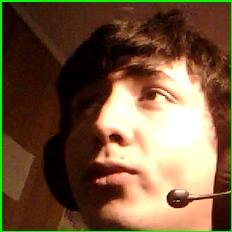
#> input picture capturas/cara_1751418315.0688717.jpg, 232 x 232 px, given in place of the camera
$ python camera_photo.py
#> lines starting #> are read from the running program, lines starting #| are printed output that depends on the picture; after the words box and inside, x2 and y2 are one past the last pixel; in counts of white or black regions, pixels touching at a corner belong together
import cv2
import time
import os
import glob

def capturar_movimiento(fps_bajo=1, fps_alto=25, umbral_movimiento=5000,
                       tiempo_inactivo=5, carpeta_capturas="capturas",
                       camara_id=0, callback_foto=None):
    """
    Captura imágenes solo cuando detecta caras, guardando únicamente el área de la cara.
    Mantiene solo una foto en la carpeta en todo momento.

    Args:
        fps_bajo: FPS cuando no hay movimiento
        fps_alto: FPS cuando hay movimiento
        umbral_movimiento: Sensibilidad de detección
        tiempo_inactivo: Segundos sin movimiento antes de modo bajo
        carpeta_capturas: Carpeta donde guardar imágenes
        camara_id: ID de la cámara a usar
        callback_foto: Función externa para procesar las fotos de caras
    """
#> called with fps_bajo = 1, fps_alto = 25, umbral_movimiento = 5000, tiempo_inactivo = 5, carpeta_capturas = 'capturas', camara_id = 0
    # Crear carpeta
    os.makedirs(carpeta_capturas, exist_ok=True)

    # Inicializar cámara
    camara = cv2.VideoCapture(camara_id)
    ret, frame_anterior = camara.read()
#> frame_anterior is the input picture: shape (232, 232, 3); mean B, G, R 60.4, 87.7, 115.8
    if not ret:
        print("Error: No se pudo acceder a la cámara")
        return

    frame_anterior_gray = cv2.cvtColor(frame_anterior, cv2.COLOR_BGR2GRAY)
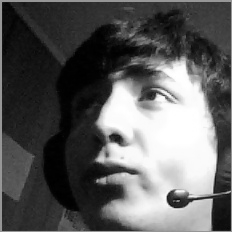
#> frame_anterior_gray: shape (232, 232); min 0, max 255, mean 93
    frame_anterior_gray = cv2.GaussianBlur(frame_anterior_gray, (21, 21), 0)
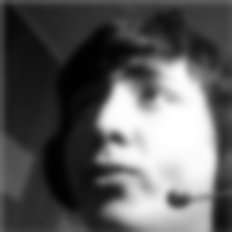
#> frame_anterior_gray: shape (232, 232); min 1, max 255, mean 92.4

    # Cargar detector de caras
    detector_caras = cv2.CascadeClassifier(cv2.data.haarcascades + 'haarcascade_frontalface_default.xml')

    contador = 0
    modo_movimiento = False
    ultimo_movimiento = time.time()

    print("Capturando imágenes con caras. Presiona 'q' para salir.")

    try:
        while True:
            ret, frame_actual = camara.read()
            if not ret:
                break

            # Preprocesar
            gris = cv2.cvtColor(frame_actual, cv2.COLOR_BGR2GRAY)
            gris = cv2.GaussianBlur(gris, (21, 21), 0)

            # Detectar movimiento
            diferencia = cv2.absdiff(frame_anterior_gray, gris)
#> diferencia: shape (232, 232); every value is 0
            _, umbral = cv2.threshold(diferencia, 25, 255, cv2.THRESH_BINARY)
            umbral = cv2.dilate(umbral, None, iterations=2)
            movimiento_detectado = cv2.countNonZero(umbral) > umbral_movimiento
#> movimiento_detectado = False

            # Detectar caras
            caras = detector_caras.detectMultiScale(gris, 1.1, 4)
#> caras = ()
            cara_detectada = len(caras) > 0
#> cara_detectada = False

            # Crear frame con rectangulos de caras
            frame_display = frame_actual.copy()

            # Mostrar estado
            texto_estado = "Movimiento" if movimiento_detectado else "Quieto"
#> texto_estado = 'Quieto'
            if cara_detectada:
                texto_estado += " + Cara"
                # Dibujar rectangulos alrededor de las caras
                for (x, y, w, h) in caras:
                    cv2.rectangle(frame_display, (x, y), (x+w, y+h), (0, 255, 0), 2)

            cv2.putText(frame_display, texto_estado, (10, 30),
                        cv2.FONT_HERSHEY_SIMPLEX, 1,
                        (0, 255, 0) if movimiento_detectado else (0, 0, 255), 2)
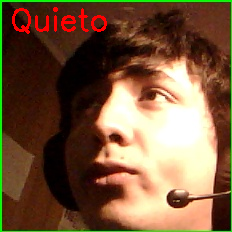
#> frame_display: shape (232, 232, 3); 1.41% of pixels changed, all inside (x1, y1, x2, y2) = (12, 7, 107, 34)
            cv2.imshow("Captura", frame_display)

            # Procesar caras detectadas
            if cara_detectada:
                # Eliminar fotos anteriores antes de guardar la nueva
                fotos_anteriores = glob.glob(f"{carpeta_capturas}/*.jpg")
                for foto in fotos_anteriores:
                    try:
                        os.remove(foto)
                    except:
                        pass

                # Guardar solo la primera cara detectada
                x, y, w, h = caras[0]
                cara_recortada = frame_actual[y:y+h, x:x+w]

                if callback_foto:
                    # Enviar imagen a función externa
                    callback_foto(cara_recortada, contador, 0, carpeta_capturas, texto_estado)
                else:
                    # Comportamiento por defecto
                    nombre_archivo = f"{carpeta_capturas}/cara_actual.jpg"
                    cv2.imwrite(nombre_archivo, cara_recortada)
                    print(f"[{texto_estado}] Cara guardada: {nombre_archivo}")

                contador += 1

            # Actualizar modo
            if movimiento_detectado:
                modo_movimiento = True
                ultimo_movimiento = time.time()
                time.sleep(1 / fps_alto)
            else:
                if time.time() - ultimo_movimiento > tiempo_inactivo:
                    modo_movimiento = False
                time.sleep(1 / (fps_alto if modo_movimiento else fps_bajo))

            # Actualizar referencia
            frame_anterior_gray = gris

            # Salida con 'q'
            if cv2.waitKey(1) & 0xFF == ord('q'):
#> (key q is pressed here)
                break

    except KeyboardInterrupt:
        print("\nCaptura interrumpida por el usuario.")
    finally:
        camara.release()
        cv2.destroyAllWindows()

def procesar_foto_default(imagen, contador, indice, carpeta, estado):
    """Función por defecto para procesar fotos"""
    # Eliminar fotos anteriores
    fotos_anteriores = glob.glob(f"{carpeta}/*.jpg")
    for foto in fotos_anteriores:
        try:
            os.remove(foto)
        except:
            pass

    nombre_archivo = f"{carpeta}/cara_actual.jpg"
    cv2.imwrite(nombre_archivo, imagen)
    print(f"[{estado}] Cara guardada: {nombre_archivo}")

# Para ejecutar la función
if __name__ == "__main__":
    capturar_movimiento()

$ run again, on capturas/cara_1751419050.jpg
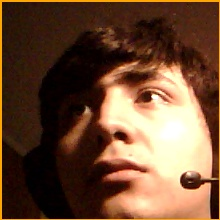
#> input picture capturas/cara_1751419050.jpg, 220 x 220 px, given in place of the camera
#> in capturar_movimiento, frame_anterior is the input picture: shape (220, 220, 3); mean B, G, R 51.4, 74.7, 108.7
#> in capturar_movimiento, `frame_anterior_gray = cv2.GaussianBlur(frame_anterior_gray, (21, 21), 0)`:
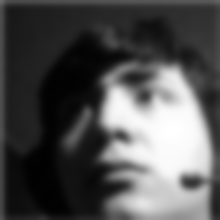
#> frame_anterior_gray: shape (220, 220); min 1, max 255, mean 81.3
#> diferencia: shape (220, 220); every value is 0
#> movimiento_detectado = False
#> caras = ()
#> cara_detectada = False
#> texto_estado = 'Quieto'
#> in capturar_movimiento, `cv2.putText(frame_display, texto_estado, (10, 30), cv2.FONT_HERSHEY_SI..`:
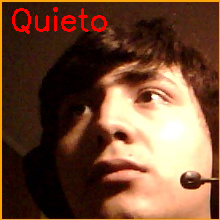
#> frame_display: shape (220, 220, 3); 1.56% of pixels changed, all inside (x1, y1, x2, y2) = (12, 7, 107, 34)

$ run again, on capturas/cara_desconocido_0pct_1751426462.7494352.jpg
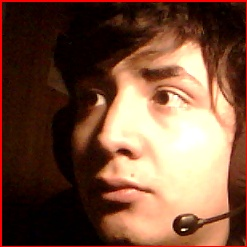
#> input picture capturas/cara_desconocido_0pct_1751426462.7494352.jpg, 247 x 247 px, given in place of the camera
#> in capturar_movimiento, frame_anterior is the input picture: shape (247, 247, 3); mean B, G, R 59.5, 80.2, 118
#> in capturar_movimiento, `frame_anterior_gray = cv2.GaussianBlur(frame_anterior_gray, (21, 21), 0)`:
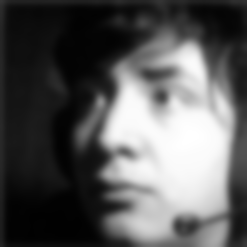
#> frame_anterior_gray: shape (247, 247); min 1, max 255, mean 88.9
#> diferencia: shape (247, 247); every value is 0
#> movimiento_detectado = False
#> caras = ()
#> cara_detectada = False
#> texto_estado = 'Quieto'
#> in capturar_movimiento, `cv2.putText(frame_display, texto_estado, (10, 30), cv2.FONT_HERSHEY_SI..`:
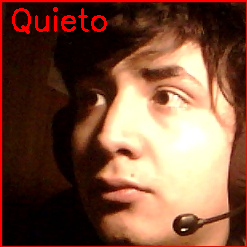
#> frame_display: shape (247, 247, 3); 1.24% of pixels changed, all inside (x1, y1, x2, y2) = (12, 7, 107, 34)
